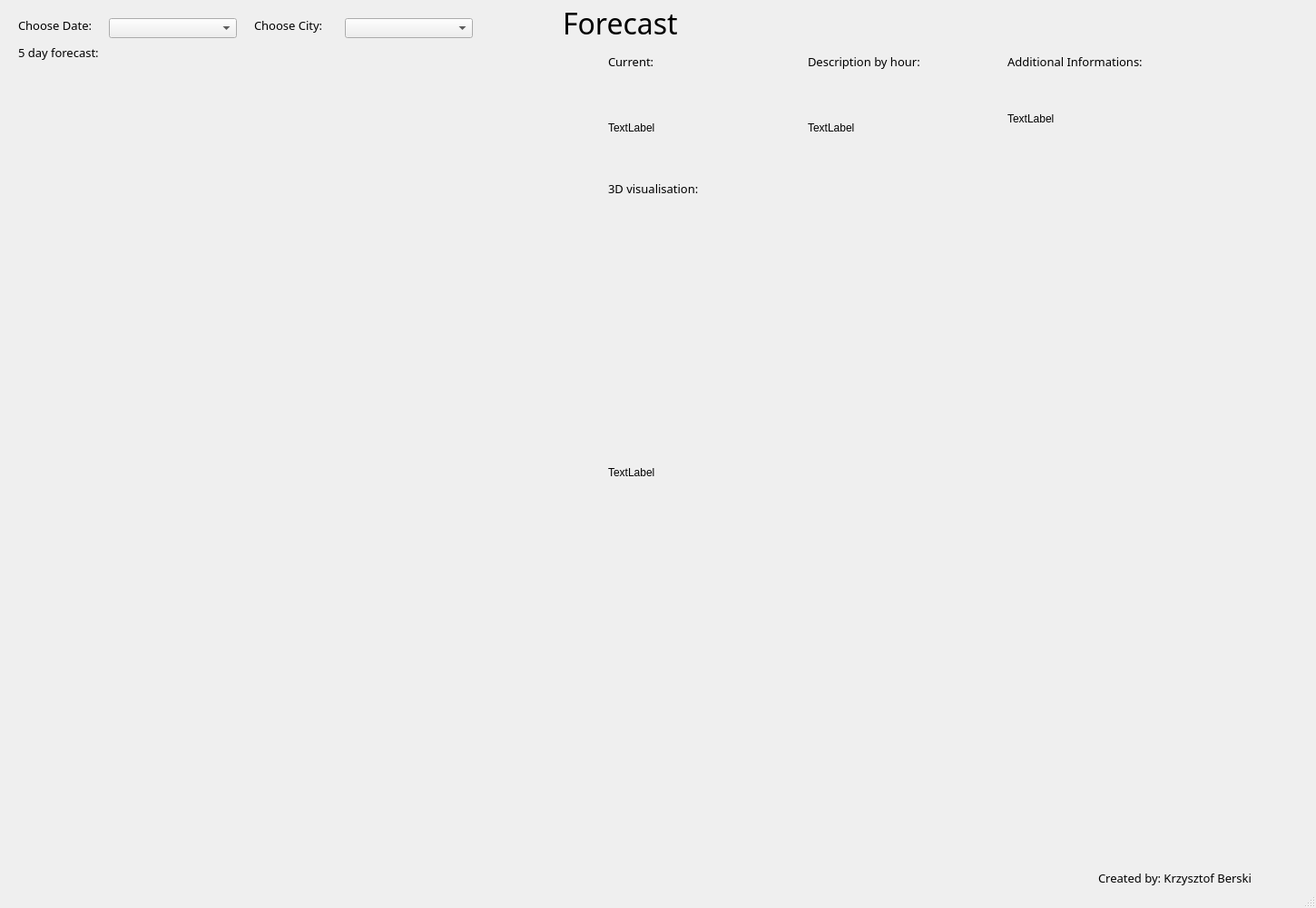
<?xml version="1.0" encoding="UTF-8"?>
<ui version="4.0">
 <class>Forecast</class>
 <widget class="QMainWindow" name="Forecast">
  <property name="geometry">
   <rect>
    <x>0</x>
    <y>0</y>
    <width>1450</width>
    <height>1001</height>
   </rect>
  </property>
  <property name="windowTitle">
   <string>MainWindow</string>
  </property>
  <widget class="QWidget" name="centralwidget">
   <widget class="QLabel" name="label">
    <property name="geometry">
     <rect>
      <x>620</x>
      <y>10</y>
      <width>171</width>
      <height>31</height>
     </rect>
    </property>
    <property name="font">
     <font>
      <family>Segoe Script</family>
      <pointsize>24</pointsize>
     </font>
    </property>
    <property name="text">
     <string>Forecast</string>
    </property>
   </widget>
   <widget class="QLabel" name="label_2">
    <property name="geometry">
     <rect>
      <x>670</x>
      <y>60</y>
      <width>161</width>
      <height>16</height>
     </rect>
    </property>
    <property name="font">
     <font>
      <family>Segoe Script</family>
      <pointsize>10</pointsize>
     </font>
    </property>
    <property name="text">
     <string>Current:</string>
    </property>
   </widget>
   <widget class="QLabel" name="label_3">
    <property name="geometry">
     <rect>
      <x>890</x>
      <y>60</y>
      <width>161</width>
      <height>16</height>
     </rect>
    </property>
    <property name="font">
     <font>
      <family>Segoe Script</family>
      <pointsize>10</pointsize>
     </font>
    </property>
    <property name="text">
     <string>Description by hour:</string>
    </property>
   </widget>
   <widget class="QLabel" name="curLabel">
    <property name="geometry">
     <rect>
      <x>670</x>
      <y>80</y>
      <width>171</width>
      <height>121</height>
     </rect>
    </property>
    <property name="text">
     <string>TextLabel</string>
    </property>
   </widget>
   <widget class="QLabel" name="forLabel">
    <property name="geometry">
     <rect>
      <x>890</x>
      <y>80</y>
      <width>181</width>
      <height>121</height>
     </rect>
    </property>
    <property name="text">
     <string>TextLabel</string>
    </property>
   </widget>
   <widget class="QComboBox" name="comboBox">
    <property name="geometry">
     <rect>
      <x>380</x>
      <y>20</y>
      <width>141</width>
      <height>22</height>
     </rect>
    </property>
   </widget>
   <widget class="QLabel" name="label_4">
    <property name="geometry">
     <rect>
      <x>280</x>
      <y>20</y>
      <width>111</width>
      <height>16</height>
     </rect>
    </property>
    <property name="font">
     <font>
      <family>Segoe Script</family>
      <pointsize>10</pointsize>
     </font>
    </property>
    <property name="text">
     <string>Choose City:</string>
    </property>
   </widget>
   <widget class="QComboBox" name="comboBox_2">
    <property name="geometry">
     <rect>
      <x>120</x>
      <y>20</y>
      <width>141</width>
      <height>22</height>
     </rect>
    </property>
   </widget>
   <widget class="QLabel" name="label_5">
    <property name="geometry">
     <rect>
      <x>20</x>
      <y>20</y>
      <width>111</width>
      <height>16</height>
     </rect>
    </property>
    <property name="font">
     <font>
      <family>Segoe Script</family>
      <pointsize>10</pointsize>
     </font>
    </property>
    <property name="text">
     <string>Choose Date:</string>
    </property>
   </widget>
   <widget class="QWidget" name="verticalLayoutWidget">
    <property name="geometry">
     <rect>
      <x>20</x>
      <y>80</y>
      <width>621</width>
      <height>901</height>
     </rect>
    </property>
    <layout class="QVBoxLayout" name="verticalLayout"/>
   </widget>
   <widget class="QLabel" name="label_6">
    <property name="geometry">
     <rect>
      <x>670</x>
      <y>220</y>
      <width>761</width>
      <height>601</height>
     </rect>
    </property>
    <property name="text">
     <string>TextLabel</string>
    </property>
   </widget>
   <widget class="QLabel" name="label_7">
    <property name="geometry">
     <rect>
      <x>20</x>
      <y>50</y>
      <width>161</width>
      <height>16</height>
     </rect>
    </property>
    <property name="font">
     <font>
      <family>Segoe Script</family>
      <pointsize>10</pointsize>
     </font>
    </property>
    <property name="text">
     <string>5 day forecast:</string>
    </property>
   </widget>
   <widget class="QLabel" name="label_8">
    <property name="geometry">
     <rect>
      <x>670</x>
      <y>200</y>
      <width>161</width>
      <height>16</height>
     </rect>
    </property>
    <property name="font">
     <font>
      <family>Segoe Script</family>
      <pointsize>10</pointsize>
     </font>
    </property>
    <property name="text">
     <string>3D visualisation:</string>
    </property>
   </widget>
   <widget class="QLabel" name="label_9">
    <property name="geometry">
     <rect>
      <x>1210</x>
      <y>960</y>
      <width>261</width>
      <height>16</height>
     </rect>
    </property>
    <property name="font">
     <font>
      <family>Segoe Script</family>
      <pointsize>10</pointsize>
     </font>
    </property>
    <property name="text">
     <string>Created by: Krzysztof Berski</string>
    </property>
   </widget>
   <widget class="QLabel" name="addLabel">
    <property name="geometry">
     <rect>
      <x>1110</x>
      <y>80</y>
      <width>181</width>
      <height>101</height>
     </rect>
    </property>
    <property name="text">
     <string>TextLabel</string>
    </property>
   </widget>
   <widget class="QLabel" name="label_10">
    <property name="geometry">
     <rect>
      <x>1110</x>
      <y>60</y>
      <width>161</width>
      <height>16</height>
     </rect>
    </property>
    <property name="font">
     <font>
      <family>Segoe Script</family>
      <pointsize>10</pointsize>
     </font>
    </property>
    <property name="text">
     <string>Additional Informations:</string>
    </property>
   </widget>
  </widget>
  <widget class="QStatusBar" name="statusbar"/>
 </widget>
 <resources/>
 <connections/>
</ui>
